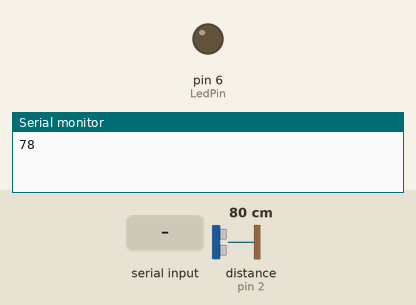
Recording of a sketch running on a simulated Arduino Uno, built with avr-gcc and run on an emulated ATmega328P. Shown: output pins drawn as LEDs (lit = HIGH), the last lines printed to the serial monitor. Wiring (inferred from the names in the program): ultrasonic range finder: trigger pin 3; echo pin 2. The test bench sets the inputs (shaded band); at power-on: distance to the obstacle (sensor on pin 2) 80 cm. The echo pulse lasts 58.3 µs per cm; pins used as bus, display or sensor lines are not drawn.

Above: at 1.2 s.
1.3 s: distance to the obstacle (sensor on pin 2) set to 18 cm
At 2.5 s:
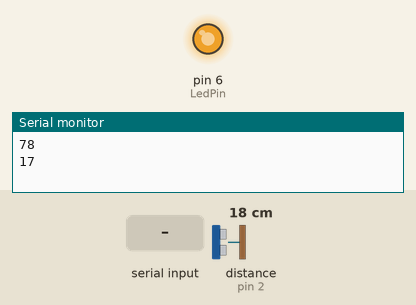
3.5 s: distance to the obstacle (sensor on pin 2) set to 35 cm
At 5.2 s:
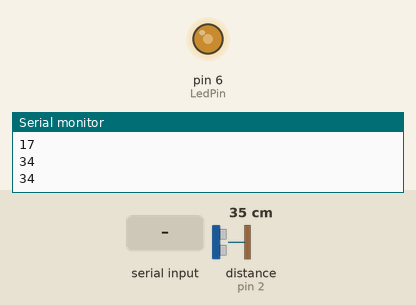
5.5 s: "5\n" received over Serial
At 8.7 s:
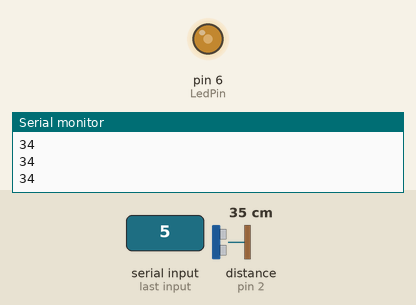
9.5 s: distance to the obstacle (sensor on pin 2) set to 60 cm
At 10.5 s:
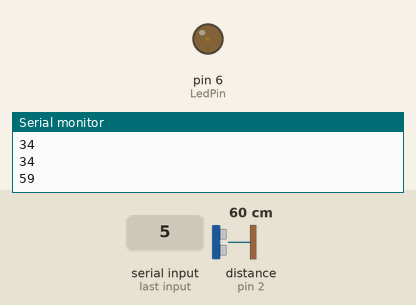
11.5 s: "90,45\n" received over Serial
At 15.2 s:
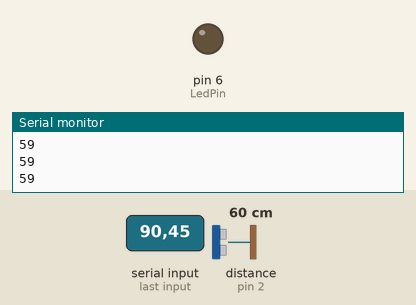
Timing chart, 0 to 16.5 s (numbered marks = the images above; inputs shaded):
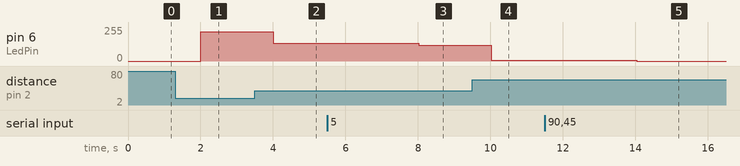

Measured:
- after the input at 1.3 s, pin 6 (LedPin): 0/255 → 219/255 after 0.71 s
- after the input at 3.5 s, pin 6 (LedPin): 219/255 → 132/255 after 0.51 s
- after the input at 5.5 s, pin 6 (LedPin): 132/255 → 120/255 after 2.5 s
- after the input at 9.5 s, pin 6 (LedPin): 120/255 → 4/255 after 0.53 s
- after the input at 11.5 s, pin 6 (LedPin): 4/255 → 0/255 after 2.5 s

The sketch:

arduino.ino
```cpp
#define echoPin 2 // ECHO na D2
#define trigPin 3 //TRIG na D3
#define LedPin 6

// definovanie premennych
long duration;
int distance;
int zadHod = 10;
long m;
void setup() {
  pinMode(trigPin, OUTPUT);
  pinMode(echoPin, INPUT);
  pinMode(LedPin, OUTPUT);
  Serial.begin(9600);

}
void loop() {

  if(Serial.available()) {
    zadHod = Serial.readString().toInt();
  }

  digitalWrite(trigPin, LOW);
  delay(1000);
  digitalWrite(trigPin, HIGH);
  delayMicroseconds(10);
  digitalWrite(trigPin, LOW);
  duration = pulseIn(echoPin, HIGH);
  distance = duration * 0.034 / 2;
  Serial.println(distance);


  if(distance >= zadHod && distance < 61){
    m = map(distance, 60, zadHod, 0, 255);
  }
  else{ m = 0;}
  analogWrite(LedPin, m);

}
```
